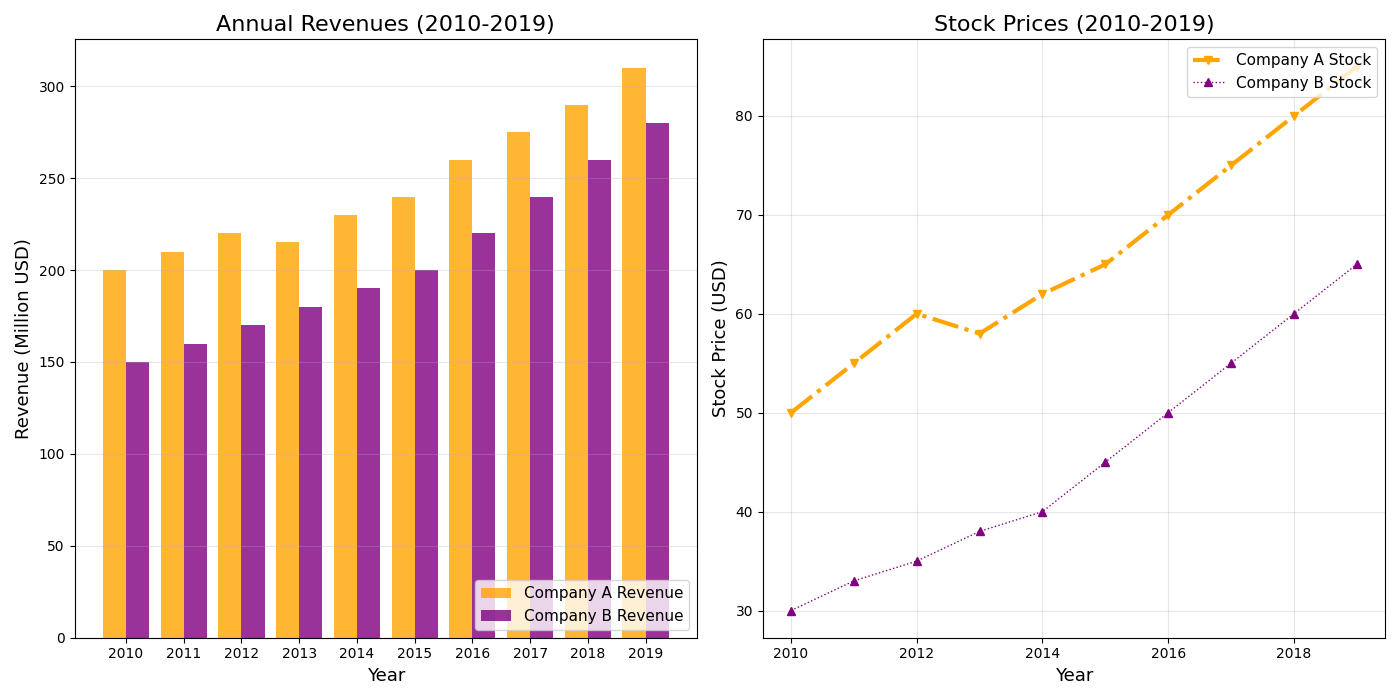

Write the Python code that produced this figure.
import matplotlib.pyplot as plt
import numpy as np

# Data creation
years = np.arange(2010, 2020)

company_a_stock = [50, 55, 60, 58, 62, 65, 70, 75, 80, 85]
company_b_stock = [30, 33, 35, 38, 40, 45, 50, 55, 60, 65]

company_a_revenue = [200, 210, 220, 215, 230, 240, 260, 275, 290, 310]
company_b_revenue = [150, 160, 170, 180, 190, 200, 220, 240, 260, 280]

fig, (ax1, ax2) = plt.subplots(1, 2, figsize=(14, 7))

# Swap the used axes
# Now ax1 will draw the bar chart
ax1.bar(np.arange(len(company_a_revenue)), company_a_revenue, width=0.4, color='orange', alpha=0.8, label='Company A Revenue')
ax1.bar(np.arange(len(company_a_revenue)) + 0.4, company_b_revenue, width=0.4, color='purple', alpha=0.8, label='Company B Revenue')

ax1.set_title('Annual Revenues (2010-2019)', fontsize=16, fontweight='normal')
ax1.set_xlabel('Year', fontsize=13)
ax1.set_ylabel('Revenue (Million USD)', fontsize=13)
ax1.set_xticks(np.arange(len(company_a_revenue)) + 0.2)
ax1.set_xticklabels(years)
ax1.legend(loc='lower right', fontsize=11)
ax1.grid(True, linestyle='-', alpha=0.3, axis='y')

# ax2 will now draw the line chart
ax2.plot(years, company_a_stock, label='Company A Stock', color='orange', marker='v', linestyle='-.', linewidth=3)
ax2.plot(years, company_b_stock, label='Company B Stock', color='purple', marker='^', linestyle=':', linewidth=1)

ax2.set_title('Stock Prices (2010-2019)', fontsize=16, fontweight='normal')
ax2.set_xlabel('Year', fontsize=13)
ax2.set_ylabel('Stock Price (USD)', fontsize=13)
ax2.legend(loc='upper right', fontsize=11)
ax2.grid(True, linestyle='-', alpha=0.3)

plt.tight_layout()
plt.show()
